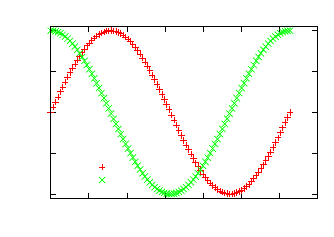

This chart was generated by the following gnuplot code:
set term cairolatex pdf color dashed linewidth 2 size 8.5cm,6cm font ", 10"
set output "SimpelFig.tex"
load 'default.inc'  
set xlabel '$\theta$' offset 0,0.5 
set ylabel '$f(\theta)$' offset 1,0 
set yrange [-1.05:1.05]  
set key left bottom 
set key sample 2 #width of sample part 
set key height 1 
set key nobox 
set key Left 
set title 'A simpel figure' offset 0,-1  
set xtics  format "$%h$" 
set ytics  format "$%h$" 
plot '< h5totxt  -s " " -T SimpelFig.h5:sin' ls 1  title '$\sin(\theta)$'  ,\
 '< h5totxt  -s " " -T  SimpelFig.h5:var_2' ls 2  title '$\cos(\theta)$'  
set output 
